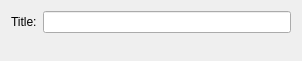
<?xml version="1.0" encoding="UTF-8"?>
<ui version="4.0">
 <class>TitleConfigurationEditor</class>
 <widget class="QWidget" name="TitleConfigurationEditor">
  <property name="geometry">
   <rect>
    <x>0</x>
    <y>0</y>
    <width>302</width>
    <height>61</height>
   </rect>
  </property>
  <property name="windowTitle">
   <string>Form</string>
  </property>
  <layout class="QFormLayout" name="formLayout">
   <item row="0" column="0">
    <widget class="QLabel" name="label">
     <property name="text">
      <string>Title:</string>
     </property>
    </widget>
   </item>
   <item row="0" column="1">
    <widget class="QLineEdit" name="leTitle"/>
   </item>
  </layout>
 </widget>
 <resources/>
 <connections/>
</ui>
